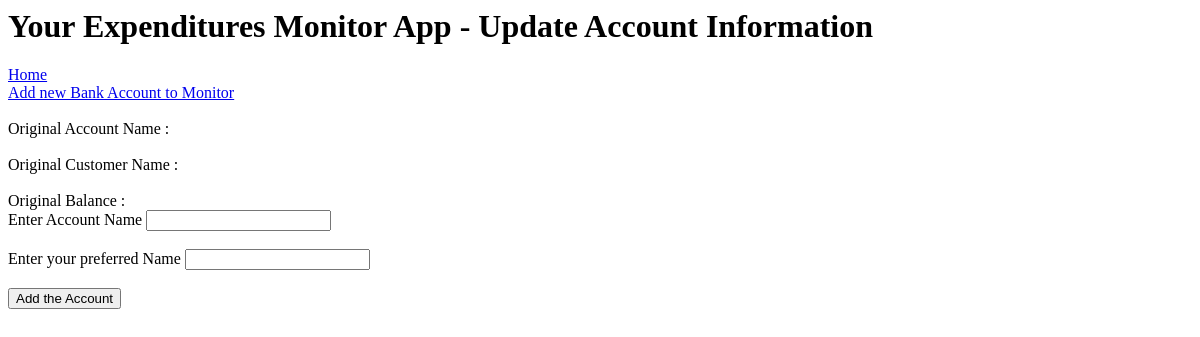
The page /update_account_information/1 on the database as committed earlier.
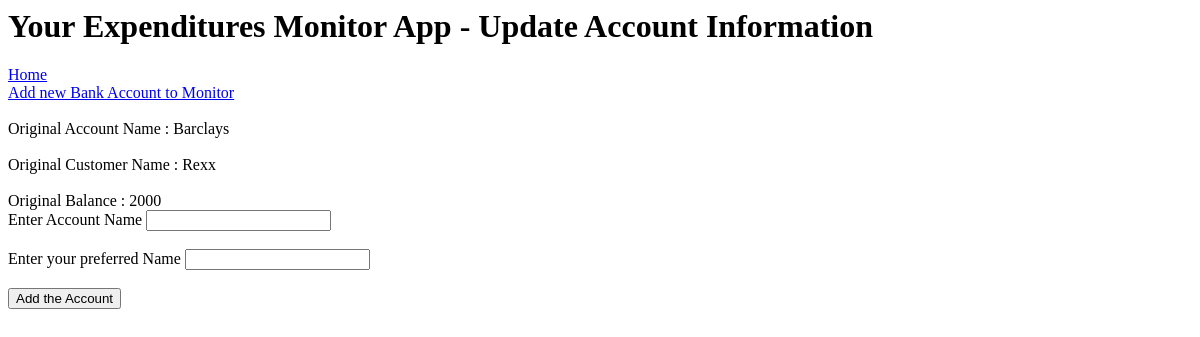
The same page on the database as committed later.
### application/models.py (models this page shows)
class Accounts(db.Model):
    id = db.Column(db.Integer, primary_key=True)
    balance = db.Column(db.Integer)
    account_name = db.Column(db.String(30), nullable=False)
    cust_name = db.Column(db.String(30), nullable=False)
    transactions = db.relationship('Transaction', backref='accounts' , lazy='dynamic')

### application/routes.py (the view)
@app.route('/update_account_information/<int:id>',  methods=['GET','POST'])
def update(id):
    form = HomeForm()
    account = Accounts.query.filter_by(id=id).first()
    if request.method =="POST":
        account.account_name = form.account.data
        account.cust_name = form.customer.data
        db.session.commit()
        return redirect(url_for("customer_home"))
    return render_template("update_account_information.html", form=form, title="Update Account Information", account=account)

### application/forms.py
class HomeForm(FlaskForm):
    account = StringField('Enter Account Name', validators=[DataRequired()])
    customer = StringField('Enter your preferred Name', validators=[DataRequired()])
    balance = IntegerField('Enter Initial Balance', validators=[DataRequired()])
    submit = SubmitField('Add the Account')

### application/templates/update_account_information.html (shortened to what this page needs)
{% extends "layout.html" %}
{% block body %}
<br><br>
Original Account Name : {{ account.account_name }}
<br><br>
Original Customer Name : {{ account.cust_name }}
<br><br>
Original Balance : {{ account.balance }}
<form action='' method='POST'>
    {{ form.account.label }} {{ form.account}} <br><br>
    {{ form.customer.label }} {{ form.customer }}<br><br>
    {{form.submit}}
</form>
{% endblock body %}

Rows that differ between the two databases and show on the page:
added Accounts: account_name "Barclays", cust_name "Rexx", balance "2000"
